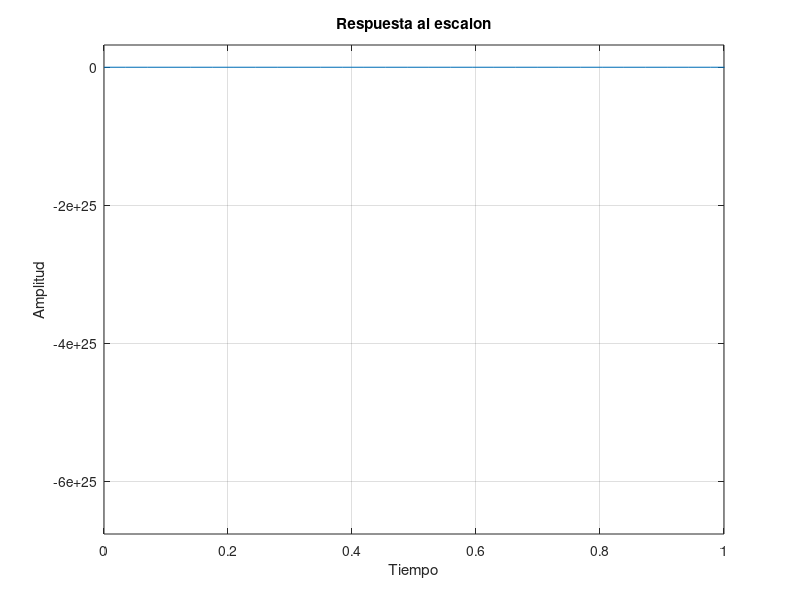
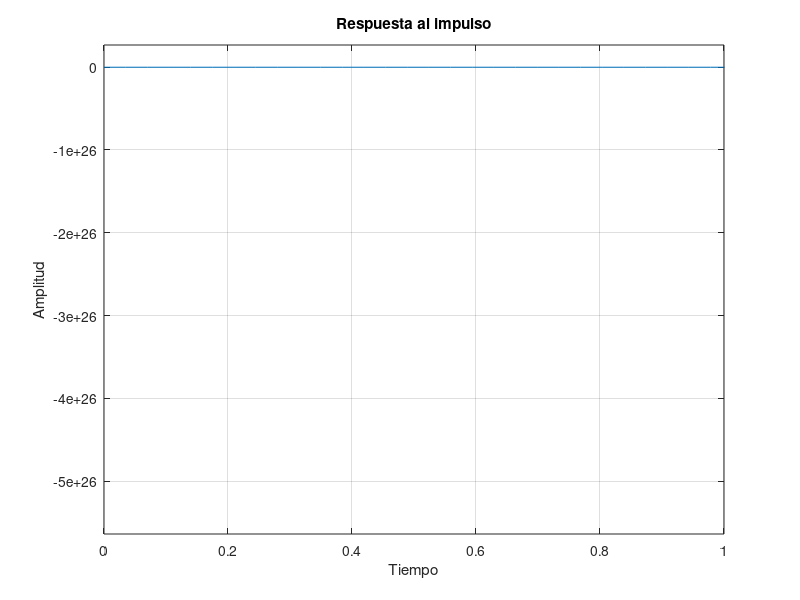
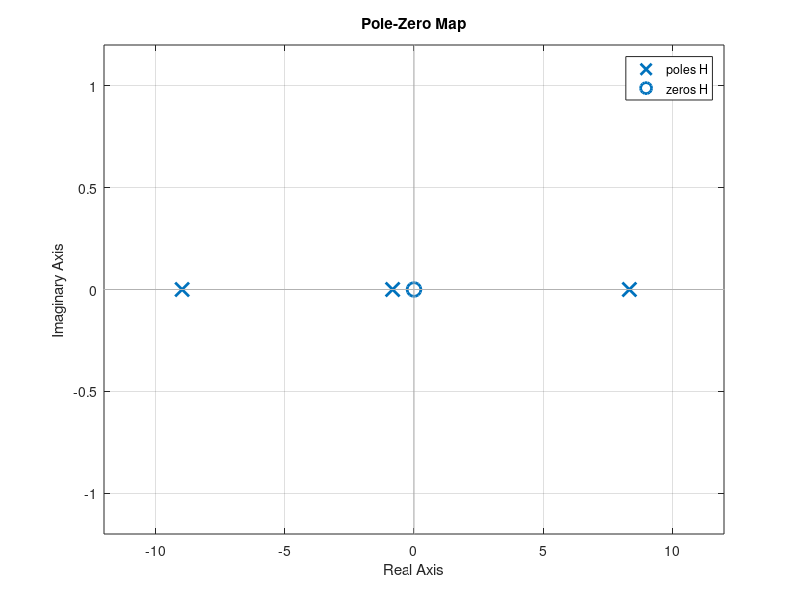
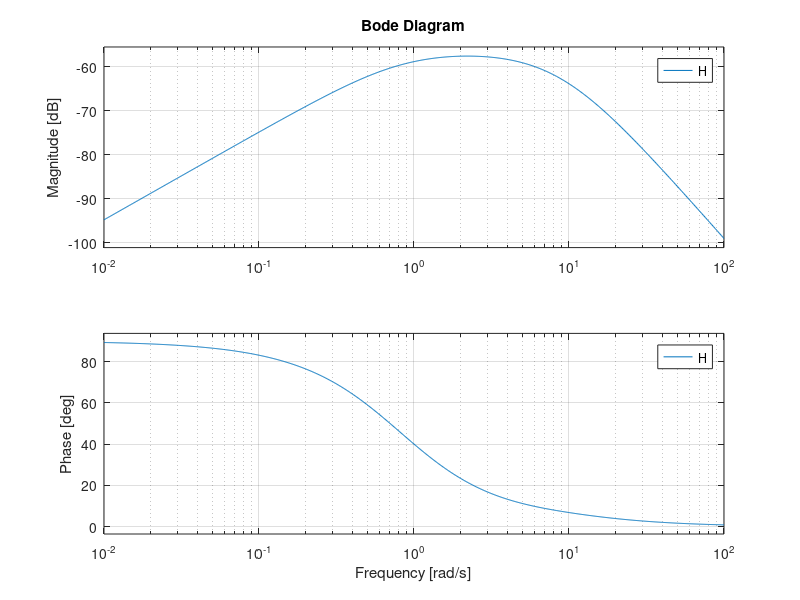

Reproduce these figures in MATLAB, in order.
NUM = [-0.1122 0];
DEN = [1 1.468 -74.2976 -61.8];

H = tf(NUM, DEN)

figure(1)
step(H)
xlabel('Tiempo');
ylabel('Amplitud');
title('Respuesta al escalon')
xlim([0 1]);

figure(2)
impulse(H)
xlabel('Tiempo');
ylabel('Amplitud');
title('Respuesta al impulso')
xlim([0 1]);

figure(3)
pzmap(H)

figure(4)
bode(H)

figure(5)
nyquist(H)